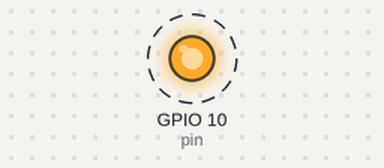
Simulated run of this program. Board: Raspberry Pi (BCM pin numbers). Shown: output pins drawn as LEDs (lit = HIGH). Dashed ring = blinking.

Above: at 0.5 s.
Timing chart, 0 to 4.6 s (numbered marks = the images above):
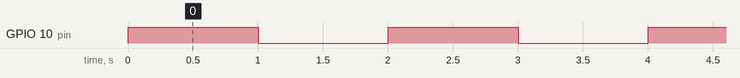

The program:

rpigpio-blink.py
```python
import RPi.GPIO as GPIO
from time import sleep

GPIO.setwarnings(False)
pin = 10
GPIO.setmode(GPIO.BCM)  # BCM=GPIO (Broadcom), BOARD=1-40 board numbering
GPIO.setup(pin, GPIO.OUT, initial=GPIO.LOW)

while True:
 GPIO.output(pin, GPIO.HIGH)
 sleep(1)
 GPIO.output(pin, GPIO.LOW)
 sleep(1) 
```

Measured:
- by itself, GPIO 10 (pin): alternates HIGH for 1.0 s and LOW for 1.0 s
